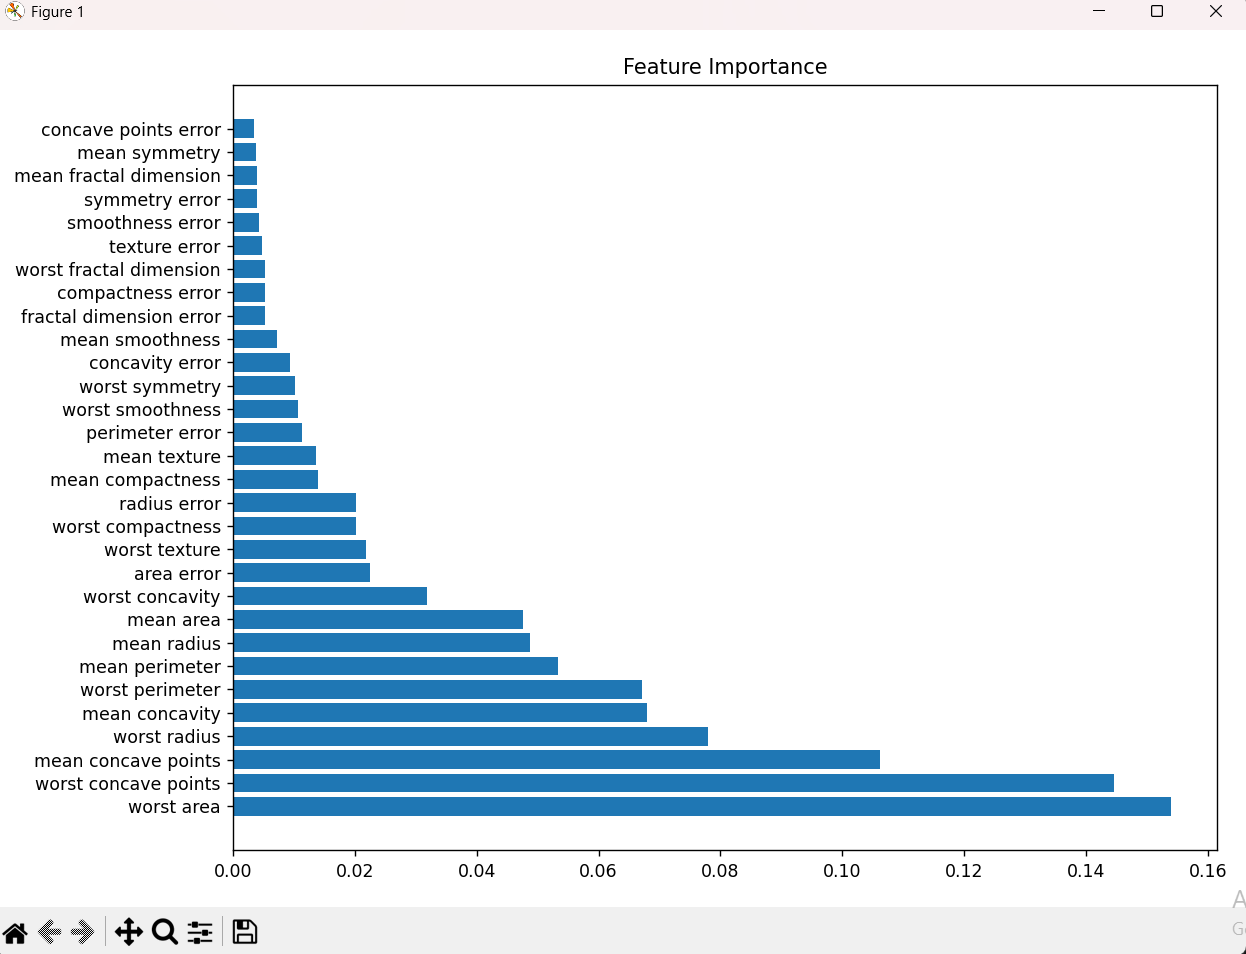

Write Python code to recreate this figure.
import joblib
import pandas as pd
import matplotlib.pyplot as plt
from sklearn.datasets import load_breast_cancer

model = joblib.load("model.pkl")

data = load_breast_cancer()

importance = model.feature_importances_

df = pd.DataFrame({
    "Feature": data.feature_names,
    "Importance": importance
})

df = df.sort_values(by="Importance", ascending=False)

plt.figure(figsize=(10,6))
plt.barh(df["Feature"], df["Importance"])
plt.title("Feature Importance")
plt.tight_layout()
plt.show()
